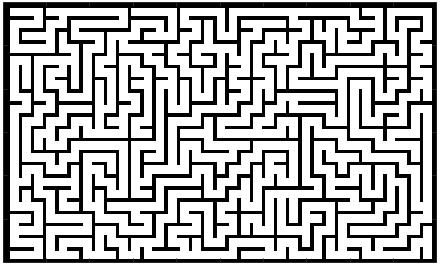
#> input picture maps/map4.jpg, 440 x 264 px, found by its file name
$ python demo4.py
#> lines starting #> are read from the running program, lines starting #| are printed output that depends on the picture; after the words box and inside, x2 and y2 are one past the last pixel; in counts of white or black regions, pixels touching at a corner belong together
### 5_mpi4py/helper.py
import numpy as np
from PIL import Image


def get_obstacle_map(fn):
    '''
    Create a binary occupancy map by thresholding the colors.
    Apply unit cost for a no-obstacle grid and LARGE for an obstacle grid.
    '''
#> called with fn = './maps/map4.jpg'

    THRESHOLD = 127
    LARGE = 255

    img = np.asarray(Image.open(fn).convert('L'))
#> img is the input picture: shape (264, 440); min 0, max 255, mean 175.9
    height, width = img.shape
#> height = 264; width = 440

    obstacle_map = np.ones((width, height), dtype=np.int32)

    for i in range(0, width):
        for j in range(0, (height)):
            if img[j,i] < THRESHOLD:
                obstacle_map[i][j] = LARGE
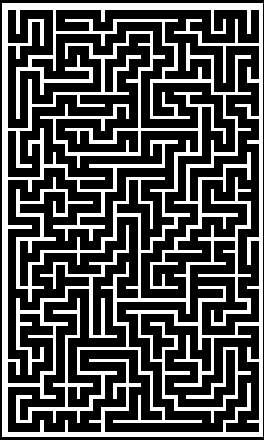
#> obstacle_map: shape (440, 264) int32; values 1 (black) and 255 (white), 31% white; 1 white region, box (x1, y1, x2, y2) and area: (2, 3, 263, 437) 36018

    return obstacle_map


# [12 lines left out: function extract_traj, not called in this run]

# -----------------------------------------------------------------------------

### 5_mpi4py/demo4.py
import matplotlib.pyplot as plt
import numpy as np
import time

from helper import *
from path_planner import MPIVI
from mpi4py import MPI


if __name__ == '__main__':
    MAP_FILE = "./maps/map4.jpg"
    MAX_HORIZONS = 2000
    SHOW_INFO = True

    # -----------------------------------------------------------------------------
    cost_mat = get_obstacle_map(MAP_FILE)

    # Units are in pixels!
    src = np.array([16, 254], dtype=np.int32)
    trgt = np.array([425, 25], dtype=np.int32)

    comm = MPI.COMM_WORLD
#> (the run stopped early here; a loop or call above may not have finished)

$ run again, with maps/map1.jpg copied over maps/map4.jpg
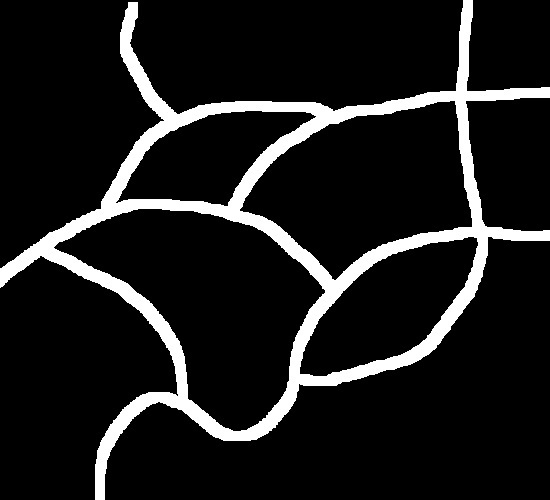
#> input picture maps/map1.jpg, 550 x 500 px, found by its file name
#> after the loop in get_obstacle_map, `for i in range(0, width):`:
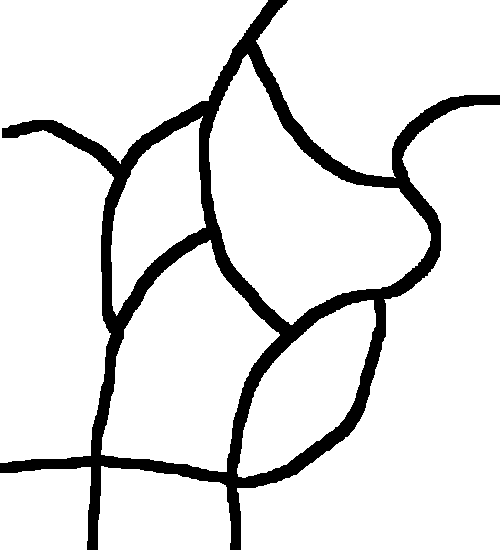
#> obstacle_map: shape (550, 500) int32; values 1 (black) and 255 (white), 88.8% white; 1 black region, box (x1, y1, x2, y2) and area: (0, 0, 500, 550) 30679

$ run again, with maps/map2.jpg copied over maps/map4.jpg
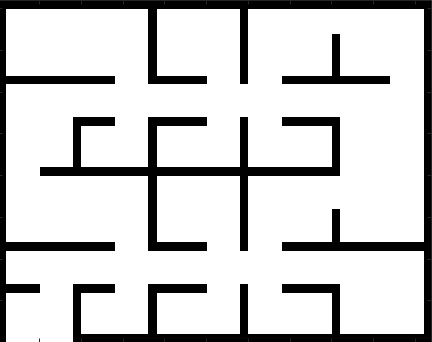
#> input picture maps/map2.jpg, 432 x 342 px, found by its file name
#> after the loop in get_obstacle_map, `for i in range(0, width):`:
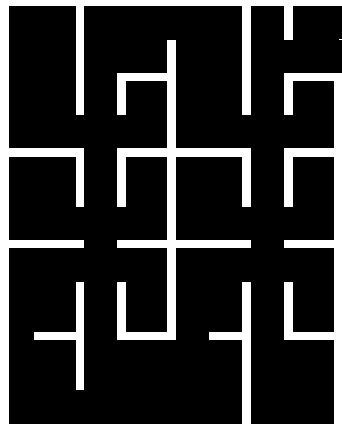
#> obstacle_map: shape (432, 342) int32; values 1 (black) and 255 (white), 19% white; 4 white regions (1 under 20 px), largest, box (x1, y1, x2, y2) and area: (0, 0, 342, 432) 19590, (117, 40, 251, 340) 7281, (34, 282, 84, 390) 1200

$ run again, with maps/map5.jpg copied over maps/map4.jpg
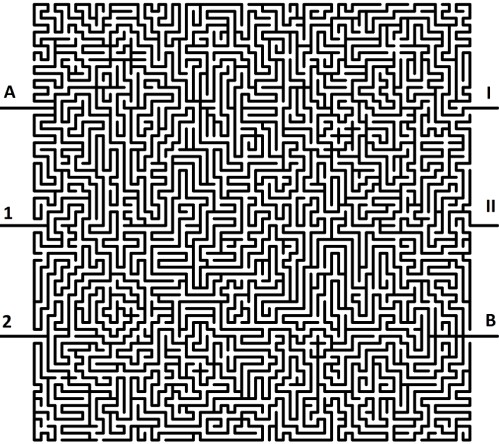
#> input picture maps/map5.jpg, 499 x 444 px, found by its file name
#> after the loop in get_obstacle_map, `for i in range(0, width):`:
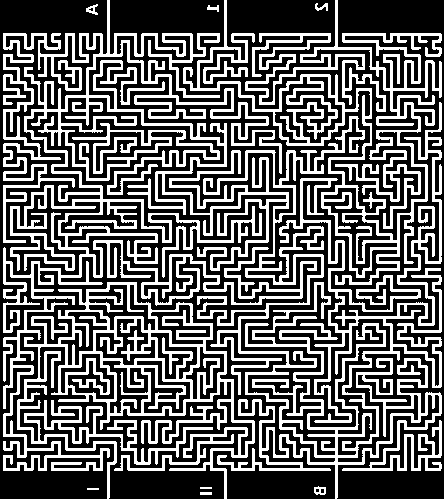
#> obstacle_map: shape (499, 444) int32; values 1 (black) and 255 (white), 37.3% white; 10 white regions, largest, box (x1, y1, x2, y2) and area: (3, 0, 442, 499) 53534, (183, 0, 442, 285) 14576, (17, 282, 255, 499) 14261
